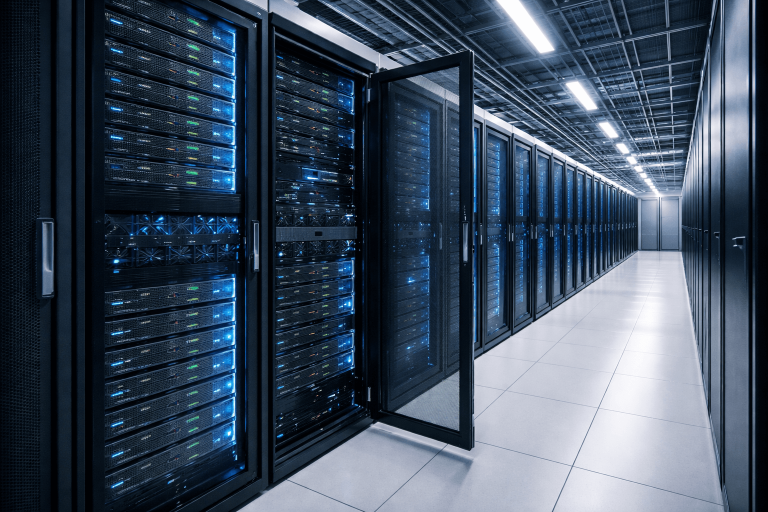
#> input picture images/data-center.png, 1536 x 1024 px (shown at 1/2 size); its folder holds 4 pictures in this run
$ python main.py
#> lines starting #> are read from the running program, lines starting #| are printed output that depends on the picture
### src/extractor.py
from pathlib import Path
from PIL import Image


class ImageExtractor:

    def __init__(self):

        self.supported_extensions = [
            ".jpg",
            ".jpeg",
            ".png",
            ".webp"
        ]

    def get_image_files(self, folder_path):

        folder = Path(folder_path)

        image_files = [
            file
            for file in folder.iterdir()
            if file.suffix.lower() in self.supported_extensions
        ]

        return image_files

    def extract_metadata(self, image_path):

        try:

            with Image.open(image_path) as image:

                metadata = {
                    "File Name": image_path.name,
                    "Format": image.format,
                    "Width": image.width,
                    "Height": image.height,
                    "Color Mode": image.mode,
                    "File Size (KB)": round(image_path.stat().st_size / 1024, 2)
                }

                return metadata

        except Exception as e:

            return {
                "File Name": image_path.name,
                "Error": str(e)
            }

### src/processor.py
from concurrent.futures import ThreadPoolExecutor, as_completed


class ImageProcessor:

    def __init__(self, extractor):
        self.extractor = extractor

    def process_images(self, image_files):

        metadata_list = []

        # Process up to 4 images simultaneously
        with ThreadPoolExecutor(max_workers=4) as executor:

            future_tasks = {
                executor.submit(self.extractor.extract_metadata, image): image
                for image in image_files
            }

            for future in as_completed(future_tasks):

                try:
                    metadata = future.result()
                    metadata_list.append(metadata)

                except Exception as e:

                    metadata_list.append({
                        "Error": str(e)
                    })

        return metadata_list

### src/report.py
import csv
from pathlib import Path
from datetime import datetime


class ReportGenerator:

    def __init__(self):

        self.output_folder = Path("output")
        self.output_folder.mkdir(exist_ok=True)

    def generate_csv(self, metadata_list):

        csv_file = self.output_folder / "metadata.csv"

        valid_data = [
            item for item in metadata_list
            if "Error" not in item
        ]

        if not valid_data:
            print("No metadata available.")
            return

        with open(csv_file, "w", newline="", encoding="utf-8") as file:

            writer = csv.DictWriter(
                file,
                fieldnames=valid_data[0].keys()
            )

            writer.writeheader()
            writer.writerows(valid_data)

        print("\nCSV report saved successfully!")
        print(f"Location: {csv_file}")

    def generate_summary(self, metadata_list):

        summary_file = self.output_folder / "summary.txt"

        total = len(metadata_list)

        success = len([
            item for item in metadata_list
            if "Error" not in item
        ])

        failed = total - success

        with open(summary_file, "w", encoding="utf-8") as file:

            file.write("IMAGEINSIGHT SUMMARY REPORT\n")
            file.write("=" * 35 + "\n\n")

            file.write(f"Generated On : {datetime.now()}\n")
            file.write(f"Total Images : {total}\n")
            file.write(f"Successful   : {success}\n")
            file.write(f"Failed       : {failed}\n")

        print("Summary report saved successfully!")
        print(f"Location: {summary_file}")

### src/logger.py
import logging
from pathlib import Path


class ProjectLogger:

    def __init__(self):

        log_folder = Path("logs")
        log_folder.mkdir(exist_ok=True)

        log_file = log_folder / "imageinsight.log"

        logging.basicConfig(
            filename=log_file,
            level=logging.INFO,
            format="%(asctime)s | %(levelname)s | %(message)s",
            filemode="w"
        )

        self.logger = logging.getLogger("ImageInsight")

    def program_started(self):
        self.logger.info("Program started.")

    def image_processed(self, filename):
        self.logger.info(f"Processed image: {filename}")

    def error(self, message):
        self.logger.error(message)

    def program_finished(self):
        self.logger.info("Program finished.")

### main.py
import re
from src.extractor import ImageExtractor
from src.processor import ImageProcessor
from src.report import ReportGenerator
from src.logger import ProjectLogger


class ImageInsight:

    def __init__(self):
        self.image_folder = "images"
        self.extractor = ImageExtractor()
        self.processor = ImageProcessor(self.extractor)
        self.report = ReportGenerator()
        self.logger = ProjectLogger()

    def is_valid_filename(self, filename):

        pattern = r"^[A-Za-z0-9_\-\s]+\.(jpg|jpeg|png|webp)$"

        return bool(re.match(pattern, filename, re.IGNORECASE))

    def print_metadata(self, metadata):

        print("-" * 50)

        for key, value in metadata.items():
            print(f"{key:<15}: {value}")

    def run(self):

        print("\n" + "=" * 55)
        print("        IMAGEINSIGHT")
        print("   Parallel Image Metadata Extractor")
        print("=" * 55)

        self.logger.program_started()

        image_files = self.extractor.get_image_files(self.image_folder)

        if not image_files:
            print("No images found.")
            return

        print(f"\nTotal Images Found : {len(image_files)}")

        valid_images = []

        for image in image_files:

            if self.is_valid_filename(image.name):
                valid_images.append(image)
            else:
                print(f"Invalid filename : {image.name}")

        metadata_list = self.processor.process_images(valid_images)
#> in extract_metadata, image is the input picture: PIL image 1536x1024 P; mean R, G, B 62.1, 76.5, 93.6
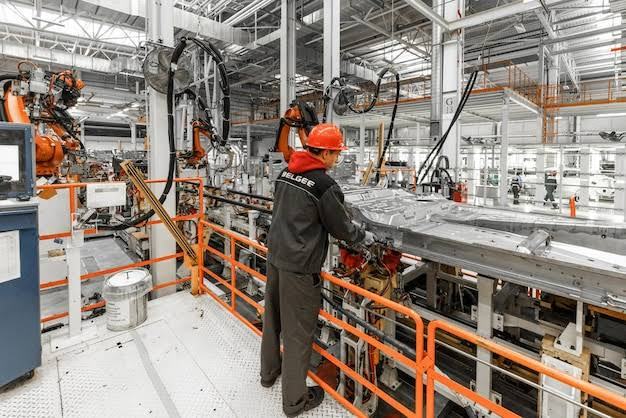
#> input picture images/factory.jpeg, 626 x 418 px
#> in extract_metadata, image is the input picture: PIL image 626x418 RGB; mean R, G, B 146.4, 135.8, 126.8
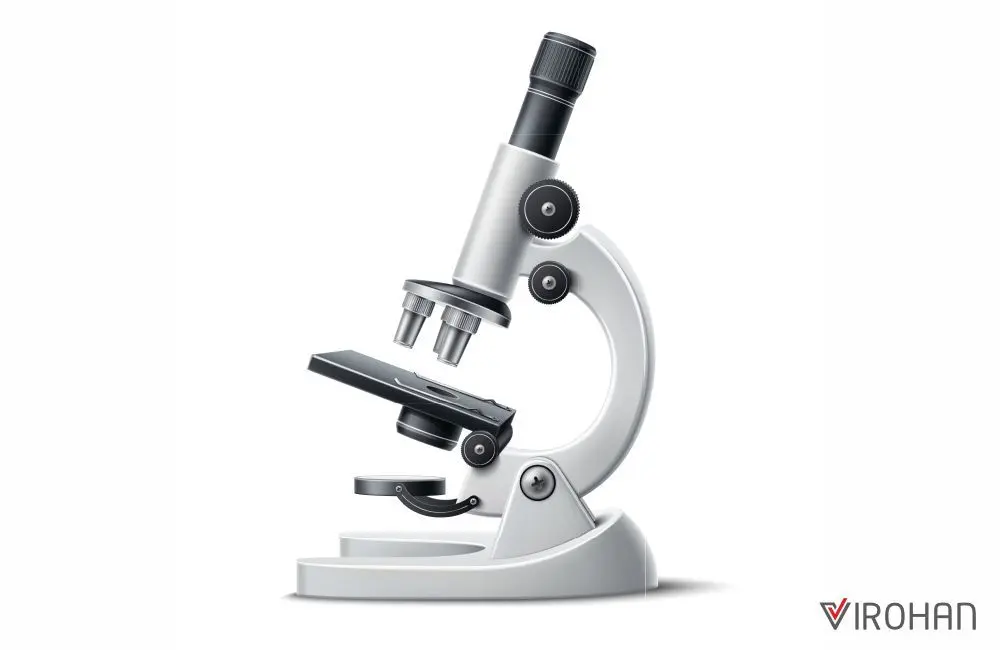
#> input picture images/medical_equipment.webp, 1000 x 650 px
#> in extract_metadata, image is the input picture: PIL image 1000x650 RGB; mean R, G, B 241, 241.4, 241.7
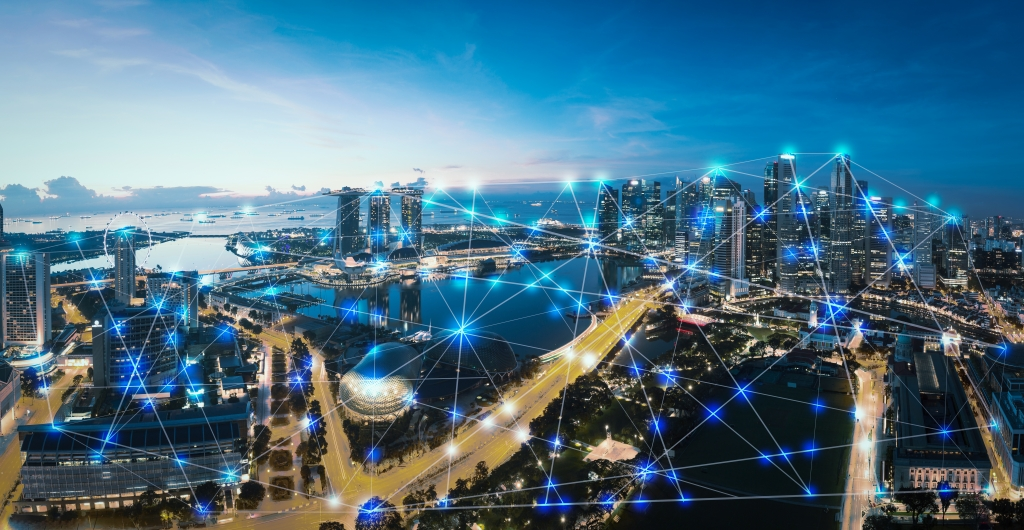
#> input picture images/smartcity.jpeg, 1024 x 530 px
#> in extract_metadata, image is the input picture: PIL image 1024x530 RGB; mean R, G, B 74, 111.6, 131.6

        for metadata in metadata_list:

            self.print_metadata(metadata)

            if "Error" not in metadata:
                self.logger.image_processed(metadata["File Name"])
            else:
                self.logger.error(metadata["Error"])

        self.report.generate_csv(metadata_list)
        self.report.generate_summary(metadata_list)

        self.logger.program_finished()

        print("\nMetadata extraction completed successfully.")


if __name__ == "__main__":

    app = ImageInsight()
    app.run()
